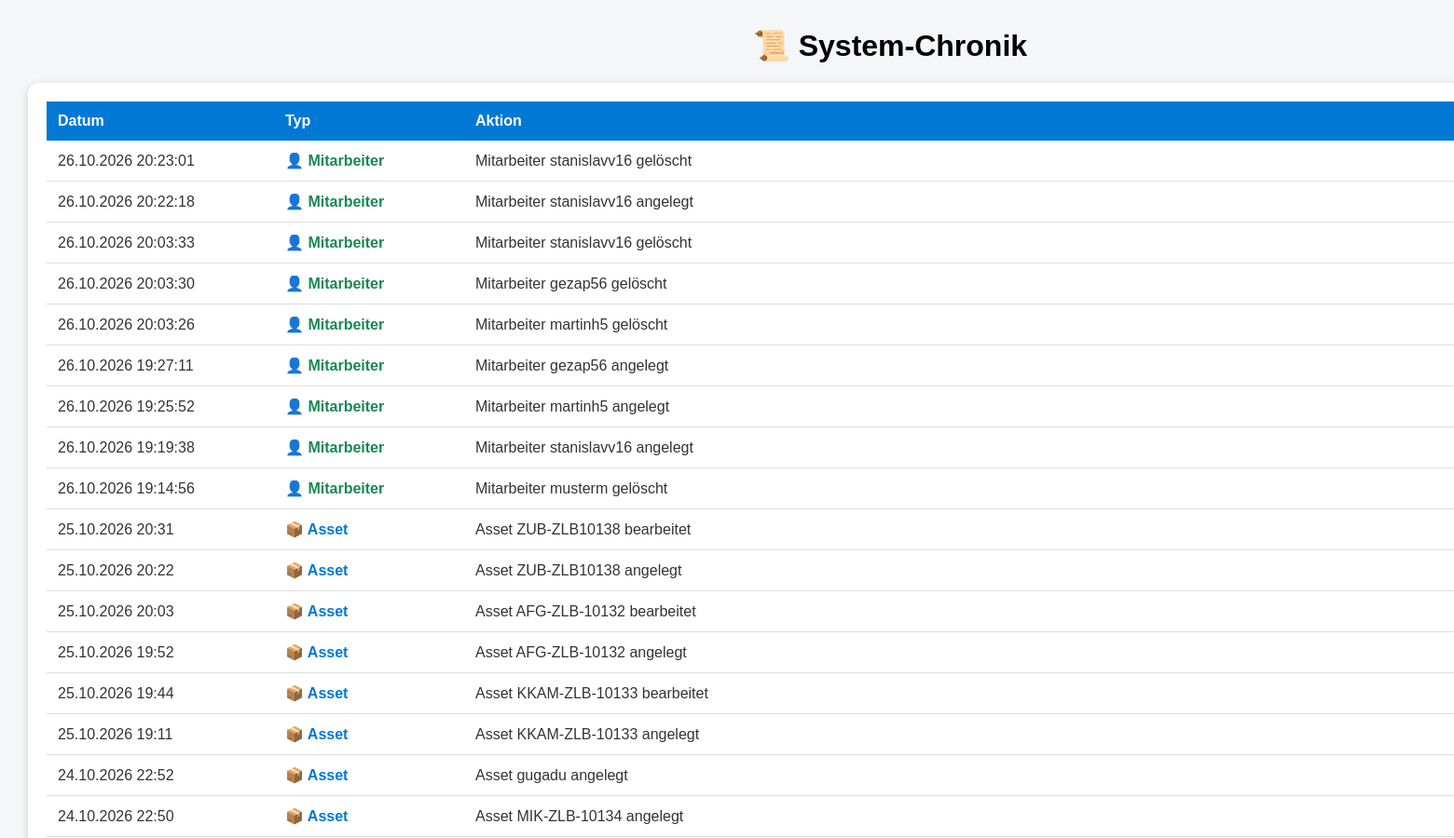
The page /historie (upper part) on the database as committed earlier.
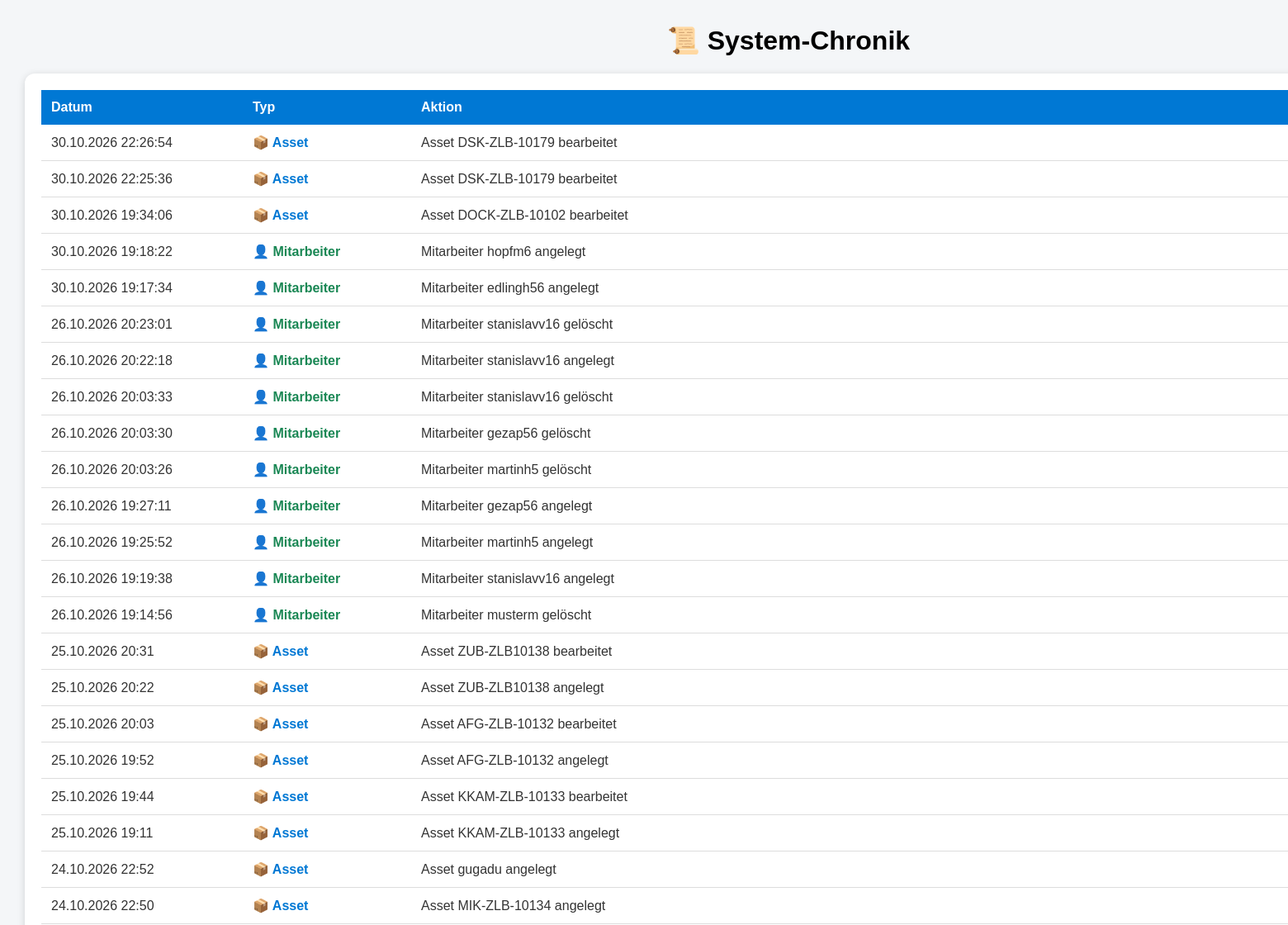
The same page on the database as committed later.
### tables this page shows
CREATE TABLE historie (
            id INTEGER PRIMARY KEY,
            datum TEXT,
            typ TEXT,
            aktion TEXT

        );

### app.py (the view)
@app.route("/historie")
def historie():
    verbindung = sqlite3.connect("asset_management.db")
    cursor = verbindung.cursor()
    cursor.execute("""
        SELECT datum, typ, aktion
        FROM historie
        ORDER BY id DESC
    """)
    eintraege = cursor.fetchall()
    verbindung.close()
    return render_template(
        "historie.html",
        eintraege=eintraege
    )

### templates/historie.html (shortened to what this page needs)
<!DOCTYPE html>
<html>
<head>
    <link rel="stylesheet"
          href="{{ url_for('static', filename='style.css')   }}">
</head>
<body>
    <div class="container">
        <h1>📜 System-Chronik</h1>
        <div class="card">
            <table>
                <tr>
                    <th class="datum">Datum</th>
                    <th class="typ">Typ</th>
                    <th>Aktion</th>
                </tr>
                {% for e in eintraege %}
                <tr>
                    <td>{{ e[0] }}</td>
                    <td>
                        {% if e[1] == "Asset" %}
                            <span class="asset">
                                📦 Asset
                            </span>
                        {% elif e[1] == "Mitarbeiter" %}
                            <span class="mitarbeiter">
                                👤 Mitarbeiter
                            </span>
                        {% else %}
                            {{ e[1] }}
                        {% endif %}
                    </td>
                    <td>{{ e[2] }}</td>
                </tr>
                {% endfor %}
            </table>
        </div>
    </div>
</body>
</html>

Rows that differ between the two databases and show on the page:
added historie: datum "30.10.2026 22:26:54", typ "📦 Asset", aktion "Asset DSK-ZLB-10179 bearbeitet"
added historie: datum "30.10.2026 22:25:36", typ "📦 Asset", aktion "Asset DSK-ZLB-10179 bearbeitet"
added historie: datum "30.10.2026 19:34:06", typ "📦 Asset", aktion "Asset DOCK-ZLB-10102 bearbeitet"
added historie: datum "30.10.2026 19:18:22", typ "👤 Mitarbeiter", aktion "Mitarbeiter hopfm6 angelegt"
added historie: datum "30.10.2026 19:17:34", typ "👤 Mitarbeiter", aktion "Mitarbeiter edlingh56 angelegt"
